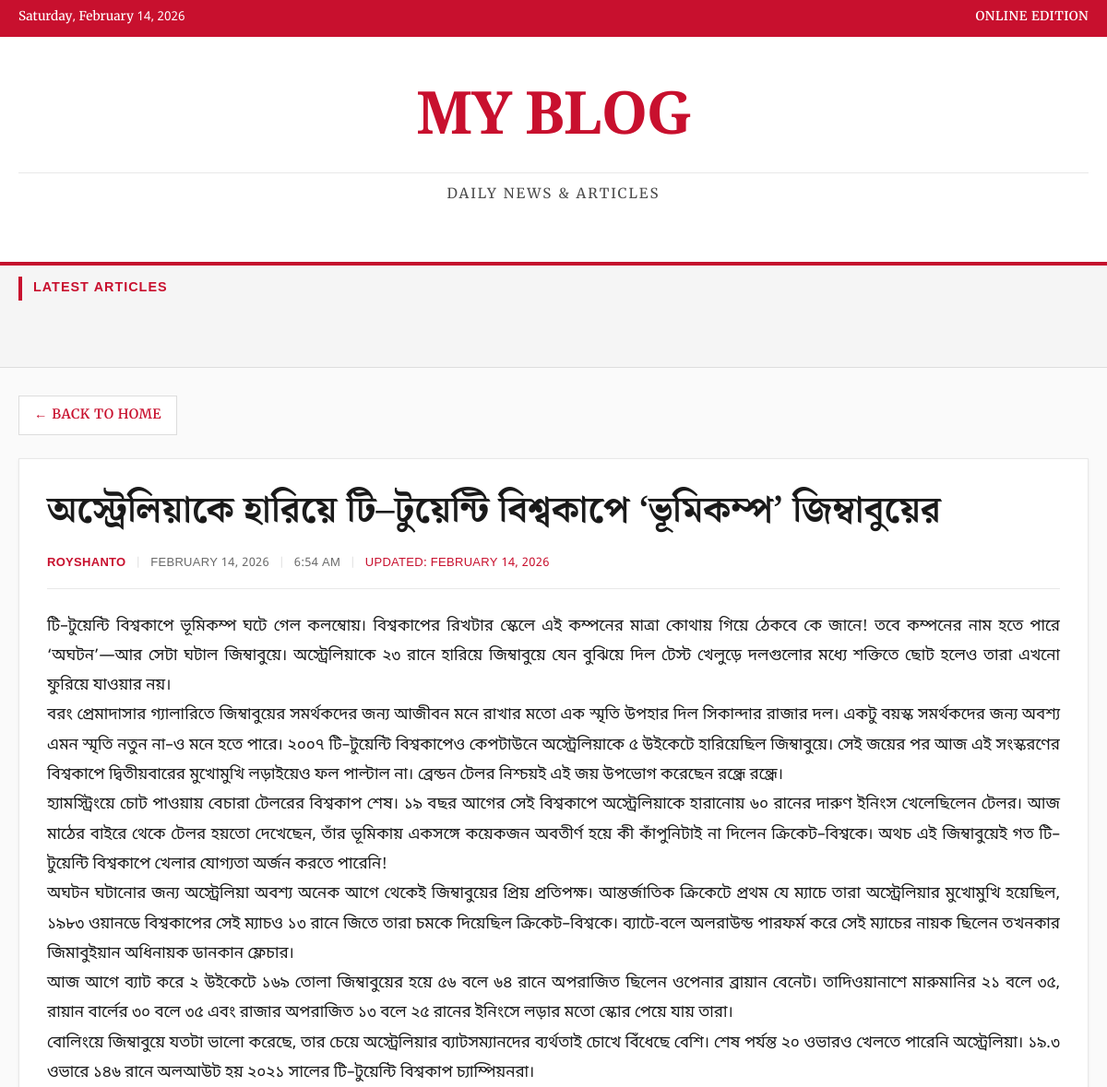
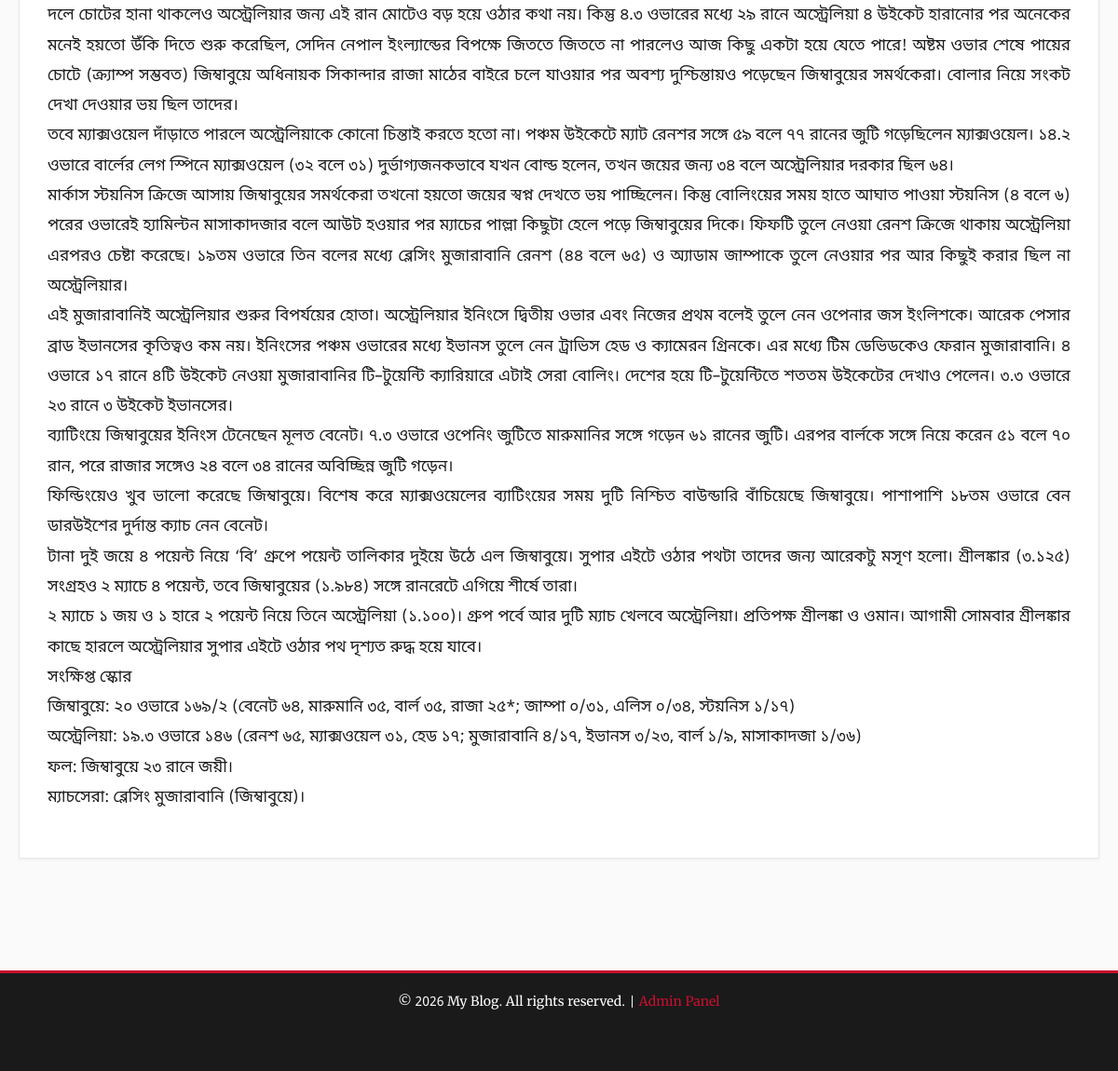
The app's page /post/1/ with its own data (2 pictures, top to bottom).
### blog/models.py (models this page shows, shortened)
class Post(models.Model):
    title = models.CharField(max_length=200)
    content = models.TextField()
    author = models.ForeignKey(User, on_delete=models.CASCADE)
    category = models.ForeignKey(Category, on_delete=models.SET_NULL, null=True, blank=True, related_name='posts')
    created_at = models.DateTimeField(default=timezone.now)
    updated_at = models.DateTimeField(auto_now=True)
    class Meta:
        ordering = ['-created_at']

### blog/views.py (the view)
# urls.py: path('post/<int:pk>/', views.post_detail, name='post_detail'),
def post_detail(request, pk):
    post = get_object_or_404(Post, pk=pk)
    return render(request, 'blog/post_detail.html', {'post': post})

### blog/templates/blog/post_detail.html (shortened to what this page needs)
{% extends 'blog/base.html' %}
{% block content %}
    <a href="{% url 'blog:home' %}" class="back-link">← Back to Home</a>
    <article class="content-wrapper">
        <div class="post featured-post" style="border: none; padding: 0; margin: 0; box-shadow: none;">
            <h2 style="font-size: 2.5rem; line-height: 1.3; margin-bottom: 20px;">{{ post.title }}</h2>
            <div class="post-meta" style="margin-bottom: 25px; padding-bottom: 15px; border-bottom: 1px solid var(--border-light);">
                <span class="author">{{ post.author }}</span>
                <span class="separator">|</span>
                <span class="date">{{ post.created_at|date:"F d, Y" }}</span>
                <span class="separator">|</span>
                <span class="time">{{ post.created_at|date:"g:i A" }}</span>
                {% if post.updated_at != post.created_at %}
                    <span class="separator">|</span>
                    <span style="color: var(--prothom-alo-red);">Updated: {{ post.updated_at|date:"F d, Y" }}</span>
                {% endif %}
            </div>
            <div class="post-content" style="font-size: 1.0625rem; line-height: 1.9;">
                {{ post.content|linebreaks }}
            </div>
        </div>
    </article>
{% endblock %}

### blog/templates/blog/base.html (style rules this page uses)
* { margin: 0; padding: 0; box-sizing: border-box; }
:root { --prothom-alo-red: #c8102e; --prothom-alo-dark: #9d0a23; --prothom-alo-light: #e8324f; --text-dark: #1a1a1a; --text-gray: #4a4a4a; --text-light: #6a6a6a; --bg-light: #f5f5f5; --bg-cream: #fafafa; --white: #ffffff; --border-gray: #ddd; --border-light: #e8e8e8; --shadow-sm: 0 1px 3px rgba(0, 0, 0, 0.06); --shadow: 0 2px 4px rgba(0, 0, 0, 0.08); --shadow-md: 0 4px 8px rgba(0, 0, 0, 0.1); }
body { font-family: 'Noto Sans Bengali', 'Merriweather', Georgia, serif; line-height: 1.75; background: var(--bg-cream); color: var(--text-dark); min-height: 100vh; }
.post { background: var(--white); padding: 0 0 25px 0; margin-bottom: 30px; border-bottom: 2px solid var(--border-light); transition: all 0.2s ease; position: relative; }
.featured-post { border: 1px solid var(--border-gray); padding: 25px; margin-bottom: 35px; box-shadow: var(--shadow); }
.post h2 { font-family: 'Noto Serif Bengali', 'Merriweather', serif; color: var(--text-dark); margin-bottom: 10px; font-size: 1.75rem; line-height: 1.4; font-weight: 700; }
.featured-post h2 { font-size: 2.25rem; margin-bottom: 15px; }
.post-meta { color: var(--text-light); font-size: 0.8125rem; font-weight: 400; margin-bottom: 15px; font-family: 'Noto Sans Bengali', sans-serif; text-transform: uppercase; letter-spacing: 0.3px; }
.post-meta .author { color: var(--prothom-alo-red); font-weight: 600; }
.post-meta .separator { margin: 0 6px; color: var(--border-gray); }
.post-content { color: var(--text-dark); line-height: 1.8; font-size: 1rem; margin-bottom: 18px; font-family: 'Noto Sans Bengali', Georgia, serif; text-align: justify; }
.back-link { display: inline-flex; align-items: center; gap: 8px; margin-bottom: 25px; color: var(--prothom-alo-red); text-decoration: none; font-weight: 600; font-size: 0.9rem; padding: 8px 16px; background: var(--white); border: 1px solid var(--border-gray); transition: all 0.2s ease; text-transform: uppercase; letter-spacing: 0.5px; }
.content-wrapper { background: var(--white); padding: 30px; margin-bottom: 30px; border: 1px solid var(--border-light); box-shadow: var(--shadow-sm); }
.post { animation: fadeIn 0.4s ease forwards; }

### records on screen
Post: title "অস্ট্রেলিয়াকে হারিয়ে টি–টুয়েন্টি বিশ্বকাপে ‘ভূমিকম্প’ জিম্বাবুয়ের", author "ROYSHANTO", created_at "FEBRUARY 14, 2026", created_at "6:54 AM", updated_at "FEBRUARY 14, 2026", content "টি–টুয়েন্টি বিশ্বকাপে ভূমিকম্প ঘটে গেল কলম্বোয়। বিশ্বকাপের রিখটার স্কেলে এই কম্পনের মাত্রা কোথায় গিয়ে ঠেকবে কে জানে! তবে কম্পনের নাম হতে পারে ‘অঘটন’—আর সেটা ঘটাল জিম্বাবুয়ে। অস্ট্রেলিয়াকে ২৩ রানে হারিয়ে জিম্বাবুয়ে যেন বুঝিয়ে দিল টেস্ট খেলুড়ে দলগুলোর মধ্যে শক্তিতে ছোট হলেও তারা এখনো ফুরিয়ে যাওয়ার নয়। বরং প্রেমাদাসার গ্যালারিতে জিম্বাবুয়ের সমর্থকদের জন্য আজীবন মনে রাখার মতো এক স্মৃতি উপহার দিল সিকান্দার রাজার দল। একটু বয়স্ক সমর্থকদের জন্য অবশ্য এমন স্মৃতি নতুন না–ও মনে হতে পারে। ২০০৭ টি–টুয়েন্টি বিশ্বকাপেও কেপটাউনে অস্ট্রেলিয়াকে ৫ উইকেটে হারিয়েছিল জিম্বাবুয়ে। সেই জয়ের পর আজ এই সংস্করণের বিশ্বকাপে দ্বিতীয়বারের মুখোমুখি লড়াইয়েও ফল পাল্টাল না। ব্রেন্ডন টেলর নিশ্চয়ই এই জয় উপভোগ করেছেন রন্ধ্রে…"
